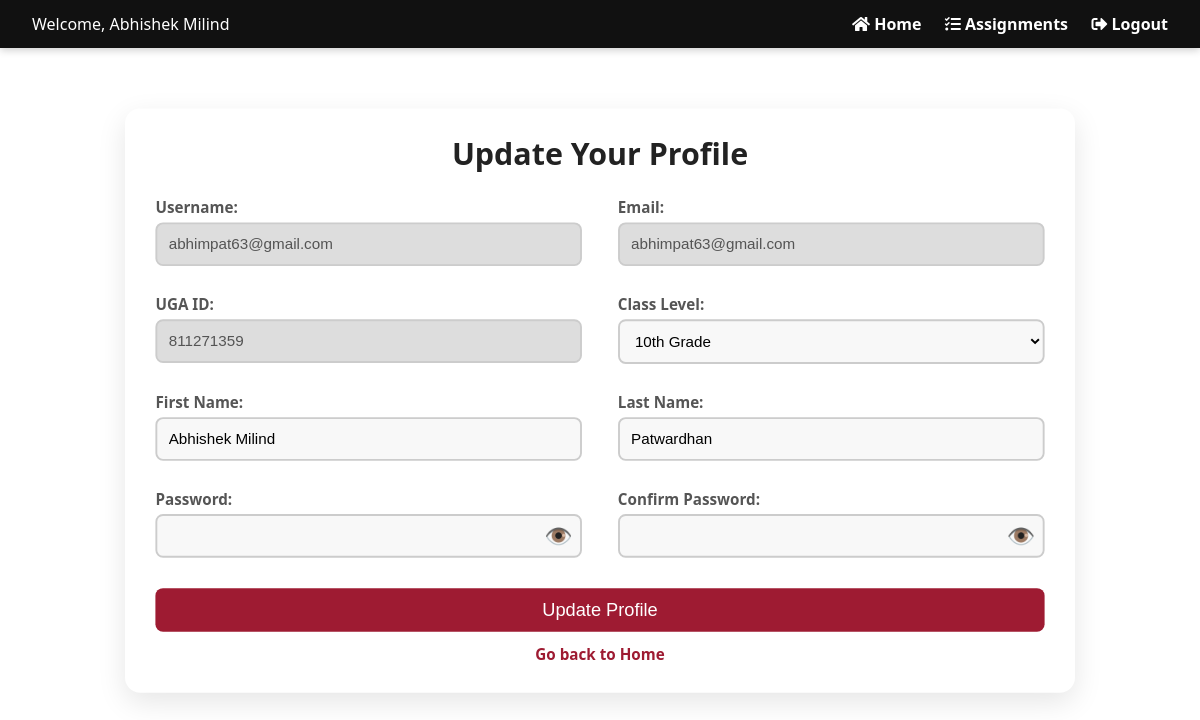
The app's page /profile/update/ (signed in) with its own data.
### my_app/models.py (models this page shows, shortened)
class Student(models.Model):
    student_id = models.AutoField(primary_key=True)
    user = models.OneToOneField(User, on_delete=models.CASCADE)
    uga_id = models.CharField(max_length=20, blank=True, null=True)
    first_name = models.CharField(max_length=30)
    last_name = models.CharField(max_length=30)
    class_level = models.CharField(max_length=50, choices=[
        ('5th Grade', '5th Grade'),
        ('6th Grade', '6th Grade'),
        ('7th Grade', '7th Grade'),
        ('8th Grade', '8th Grade'),
        ('9th Grade', '9th Grade'),
        ('10th Grade', '10th Grade'),
        ('11th Grade', '11th Grade'),
        ('12th Grade', '12th Grade'),
        ('College Undergraduate', 'College Undergraduate'),
        ('Other', 'Other'),
    ])
    date_joined = models.DateTimeField(auto_now_add=True)
    GENDER_CHOICES = [
        ('female', 'Female'),
        ('male', 'Male'),
        ('non_binary', 'Non Binary'),
        ('prefer_not_to_answer', 'Prefer Not to Answer')
    ]
    gender = models.CharField(max_length=20, choices=GENDER_CHOICES, blank=True, null=True)
    ENGLISH_FIRST_LANGUAGE_CHOICES = [
        ('Yes', 'Yes'),
        ('No', 'No')
    ]
    is_english_first_language = models.CharField(max_length=3, choices=ENGLISH_FIRST_LANGUAGE_CHOICES, blank=True,
                                                 null=True)
    SCIENCE_EXPERIENCE_CHOICES = [
        ('A_grades', 'Science is one of my best subjects and I usually make A\'s in that class.'),
        ('ok_grades', 'Science is OK, my grades are alright, but it is not my favorite subject.'),
        ('find_difficult',
         'I find science very difficult, I do the best I can, but would like to earn better grades than I do.')
    ]
    science_experience = models.CharField(max_length=100, choices=SCIENCE_EXPERIENCE_CHOICES, blank=True, null=True)
    RACE_CHOICES = [
        ('white', 'White'),
        ('hispanic', 'Hispanic, Latino, or Spanish origin'),
        ('black', 'Black or African American'),
        ('asian', 'Asian'),
        ('american_indian', 'American Indian or Alaska Native'),
        ('middle_eastern', 'Middle Eastern or North African'),
        ('native_hawaiian', 'Native Hawaiian or Other Pacific Islander'),
        ('other_race', 'Some other race, ethnicity, or origin'),
        ('prefer_not_to_answer', 'Prefer not to answer')
    ]
    race = models.ManyToManyField('Race', blank=True)
    can_take_experimental_test = models.BooleanField(default=False)

### my_app/views.py (the view, shortened to what this page needs)
# urls.py: path("profile/update/", profile_update_view, name="profile_update"),
@login_required
def profile_update_view(request):
    student = get_object_or_404(Student, user=request.user)  # Get the student object based on the logged-in user
    return render(request, 'my_app/profile_update.html', {'student': student})

### my_app/Templates/my_app/profile_update.html (shortened to what this page needs)
{% load static %}
<!DOCTYPE html>
<html lang="en">
<head>
    <link rel="stylesheet" href="{% static 'CSS/profile_update.css' %}?v=8">
    <link rel="stylesheet" href="https://cdnjs.cloudflare.com/ajax/libs/font-awesome/5.15.4/css/all.min.css">
</head>
<body>
    <nav class="navbar">
        <div class="left">
            <span class="welcome-text">Welcome, {{ student.first_name }}</span>
        </div>
        <div class="right">
            <a href="{% url 'home' %}" class="nav-link"><i class="fas fa-home"></i> Home</a>
            <a href="{% url 'student_assignments' %}" class="nav-link"><i class="fas fa-tasks"></i> Assignments</a>
            <a href="{% url 'logout' %}" class="nav-link"><i class="fas fa-sign-out-alt"></i> Logout</a>
        </div>
    </nav>
    <div class="profile-section">
        <div class="profile-container">
            <h1>Update Your Profile</h1>
            <form action="{% url 'profile_update' %}" method="POST">
                <div class="form-group">
                    <label for="username">Username:</label>
                    <input type="text" id="username" name="username" value="{{ student.user.username }}" disabled>
                </div>
                <div class="form-group">
                    <label for="email">Email:</label>
                    <input type="email" id="email" name="email" value="{{ student.user.email }}" disabled>
                </div>
                <div class="form-group">
                    <label for="uga_id">UGA ID:</label>
                    <input type="number" id="uga_id" name="uga_id" value="{{ student.uga_id }}" disabled>
                </div>
                <div class="form-group">
                    <label for="class_level">Class Level:</label>
                    <select id="class_level" name="class_level">
                        <option value="10th Grade" {% if student.class_level == '10th Grade' %}selected{% endif %}>10th Grade</option>
                    </select>
                </div>
                <div class="form-group">
                    <label for="first_name">First Name:</label>
                    <input type="text" id="first_name" name="first_name" value="{{ student.first_name }}" required>
                </div>
                <div class="form-group">
                    <label for="last_name">Last Name:</label>
                    <input type="text" id="last_name" name="last_name" value="{{ student.last_name }}" required>
                </div>
                <div class="form-group">
                    <label for="password">Password:</label>
                    <div class="password-container">
                        <input type="password" id="password" name="password">
                        <span id="togglePassword" class="eye-icon">&#128065;</span>
                    </div>
                </div>
                <div class="form-group">
                    <label for="confirm_password">Confirm Password:</label>
                    <div class="password-container">
                        <input type="password" id="confirm_password" name="confirm_password">
                        <span id="toggleConfirmPassword" class="eye-icon">&#128065;</span>
                    </div>
                </div>
                <button type="submit" class="submit-btn">Update Profile</button>
            </form>
            <p><a href="{% url 'home' %}">Go back to Home</a></p>
        </div>
    </div>
</body>
</html>

### my_app/Static/CSS/profile_update.css (style rules this page uses)
* { margin: 0; padding: 0; box-sizing: border-box; }
body { font-family: 'Segoe UI', Tahoma, Geneva, Verdana, sans-serif; background: #f9f9f9; color: #222; line-height: 1.0; }
.navbar { position: fixed; top: 0; width: 100%; background-color: #111; color: #fff; display: flex; justify-content: space-between; align-items: center; padding: 1rem 2rem; box-shadow: 0 2px 8px rgba(0,0,0,0.2); z-index: 1000; }
.navbar .left .welcome-text { font-size: 1rem; font-weight: 500; }
.navbar .right a { color: #fff; text-decoration: none; margin-left: 1.2rem; font-weight: bold; transition: 0.3s; }
.profile-section { display: flex; flex-direction: column; justify-content: center; align-items: center; min-height: 100vh; background: white; padding: 3rem 2rem; overflow: hidden; }
.profile-container { background: white; width: 100%; max-width: 1000px; padding: 2rem; border-radius: 16px; text-align: center; box-shadow: 0 10px 30px rgba(0, 0, 0, 0.1); transform: scale(0.95); animation: fadeIn 1.2s ease-out; }
.profile-container h1 { margin-bottom: 2rem; }
.profile-container p { margin-top: 1rem; color: #555; }
.profile-container p a { color: #9e1b32; font-weight: bold; text-decoration: none; transition: color 0.3s ease; }
form { display: flex; flex-wrap: wrap; gap: 2rem; justify-content: space-between; }
.form-group { width: 48%; text-align: left; }
.form-group label { font-weight: bold; color: #555; margin-bottom: 0.5rem; display: block; }
.form-group input, .form-group select { width: 100%; padding: 12px; font-size: 1rem; border: 2px solid #ccc; border-radius: 8px; background-color: #f8f8f8; transition: all 0.3s ease; }
.form-group input:disabled { background-color: #ddd; }
.submit-btn { width: 100%; padding: 12px; font-size: 1.2rem; border: none; border-radius: 8px; background: #9e1b32; color: white; cursor: pointer; transition: all 0.3s ease; }
.password-container { position: relative; width: 100%; }
.eye-icon { position: absolute; top: 50%; right: 10px; transform: translateY(-50%); font-size: 1.5rem; color: #555; cursor: pointer; }

### records on screen
Student: first_name "Abhishek Milind", username "abhimpat63@gmail.com", email "abhimpat63@gmail.com", uga_id "811271359", class_level "10th Grade", last_name "Patwardhan"
